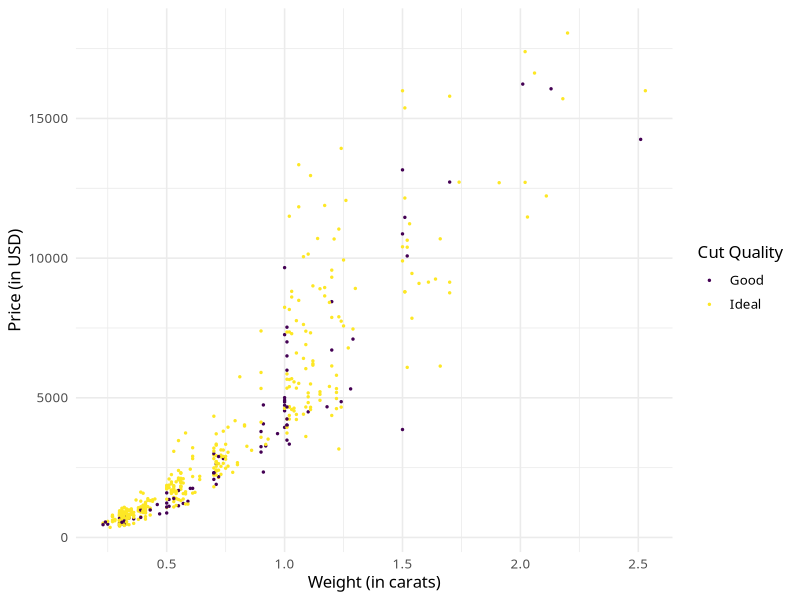

Source code (R):
## ---- chunk 1
library(tidyverse)
library(patchwork)
options(digits = 4)
notes_theme = theme_minimal(base_size = 12, base_family = "Source Sans 3")
theme_set(notes_theme)
## ---- chunk 2
palmerpenguins::penguins 
## ---- chunk 3
#| fig-align: left
#| fig-height: 2
#| fig-width: 4

ggplot(diamonds %>% filter(cut %in% c("Good", "Ideal")) %>% sample_n(500), aes(x = carat, y = price, col = cut)) + 
  geom_point(size = .5) + 
  labs(
    x = "Weight (in carats)",
    y = "Price (in USD)",
    color = "Cut Quality"
  )
